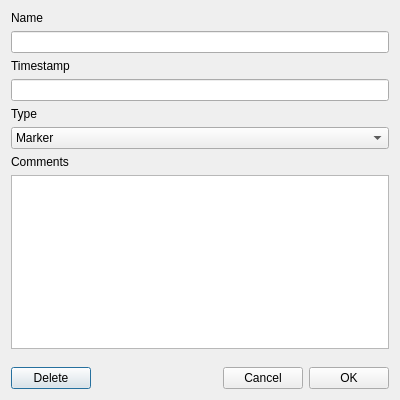
<?xml version="1.0" encoding="UTF-8"?>
<ui version="4.0">
 <class>MarkerEditDialog</class>
 <widget class="QDialog" name="MarkerEditDialog">
  <property name="windowModality">
   <enum>Qt::WindowModality::WindowModal</enum>
  </property>
  <property name="geometry">
   <rect>
    <x>0</x>
    <y>0</y>
    <width>400</width>
    <height>400</height>
   </rect>
  </property>
  <property name="windowTitle">
   <string>MarkerEdit.Title</string>
  </property>
  <layout class="QVBoxLayout" name="verticalLayout">
   <item>
    <widget class="QLabel" name="label">
     <property name="sizePolicy">
      <sizepolicy hsizetype="Preferred" vsizetype="Preferred">
       <horstretch>0</horstretch>
       <verstretch>0</verstretch>
      </sizepolicy>
     </property>
     <property name="text">
      <string>Name</string>
     </property>
     <property name="alignment">
      <set>Qt::AlignmentFlag::AlignLeading|Qt::AlignmentFlag::AlignLeft|Qt::AlignmentFlag::AlignVCenter</set>
     </property>
    </widget>
   </item>
   <item>
    <widget class="QLineEdit" name="markerName"/>
   </item>
   <item>
    <widget class="QLabel" name="label_2">
     <property name="text">
      <string>Timestamp</string>
     </property>
    </widget>
   </item>
   <item>
    <widget class="QLineEdit" name="timestamp"/>
   </item>
   <item>
    <widget class="QLabel" name="label_4">
     <property name="text">
      <string>Type</string>
     </property>
    </widget>
   </item>
   <item>
    <widget class="QComboBox" name="markerType">
     <item>
      <property name="text">
       <string>Marker</string>
      </property>
     </item>
     <item>
      <property name="text">
       <string>Scene</string>
      </property>
     </item>
     <item>
      <property name="text">
       <string>Strip</string>
      </property>
     </item>
     <item>
      <property name="text">
       <string>Cumshot</string>
      </property>
     </item>
     <item>
      <property name="text">
       <string>Dialog</string>
      </property>
     </item>
     <item>
      <property name="text">
       <string>Cyan</string>
      </property>
     </item>
     <item>
      <property name="text">
       <string>Magenta</string>
      </property>
     </item>
     <item>
      <property name="text">
       <string>Orange</string>
      </property>
     </item>
    </widget>
   </item>
   <item>
    <widget class="QLabel" name="label_3">
     <property name="text">
      <string>Comments</string>
     </property>
    </widget>
   </item>
   <item>
    <widget class="QTextEdit" name="comments"/>
   </item>
   <item>
    <spacer name="verticalSpacer">
     <property name="orientation">
      <enum>Qt::Orientation::Vertical</enum>
     </property>
     <property name="sizeType">
      <enum>QSizePolicy::Policy::Fixed</enum>
     </property>
     <property name="sizeHint" stdset="0">
      <size>
       <width>20</width>
       <height>12</height>
      </size>
     </property>
    </spacer>
   </item>
   <item>
    <layout class="QHBoxLayout" name="horizontalLayout">
     <property name="bottomMargin">
      <number>0</number>
     </property>
     <item>
      <widget class="QPushButton" name="deleteButton">
       <property name="text">
        <string>Delete</string>
       </property>
      </widget>
     </item>
     <item>
      <spacer name="horizontalSpacer">
       <property name="orientation">
        <enum>Qt::Orientation::Horizontal</enum>
       </property>
       <property name="sizeHint" stdset="0">
        <size>
         <width>40</width>
         <height>20</height>
        </size>
       </property>
      </spacer>
     </item>
     <item>
      <widget class="QPushButton" name="cancelButton">
       <property name="text">
        <string>Cancel</string>
       </property>
      </widget>
     </item>
     <item>
      <widget class="QPushButton" name="okButton">
       <property name="text">
        <string>OK</string>
       </property>
      </widget>
     </item>
    </layout>
   </item>
  </layout>
 </widget>
 <tabstops>
  <tabstop>markerName</tabstop>
  <tabstop>timestamp</tabstop>
  <tabstop>markerType</tabstop>
  <tabstop>comments</tabstop>
  <tabstop>okButton</tabstop>
  <tabstop>cancelButton</tabstop>
  <tabstop>deleteButton</tabstop>
 </tabstops>
 <resources/>
 <connections/>
</ui>
